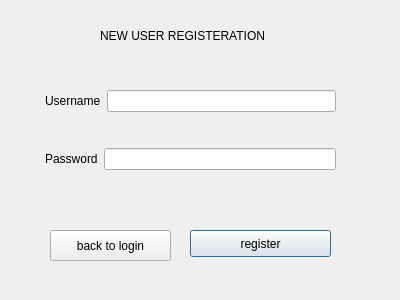
<?xml version="1.0" encoding="UTF-8"?>
<ui version="4.0">
 <class>newuserDialog</class>
 <widget class="QDialog" name="newuserDialog">
  <property name="geometry">
   <rect>
    <x>0</x>
    <y>0</y>
    <width>400</width>
    <height>300</height>
   </rect>
  </property>
  <property name="windowTitle">
   <string>Dialog</string>
  </property>
  <widget class="QLabel" name="label">
   <property name="geometry">
    <rect>
     <x>100</x>
     <y>20</y>
     <width>191</width>
     <height>31</height>
    </rect>
   </property>
   <property name="text">
    <string>NEW USER REGISTERATION</string>
   </property>
  </widget>
  <widget class="QPushButton" name="pushButton_register">
   <property name="geometry">
    <rect>
     <x>190</x>
     <y>230</y>
     <width>141</width>
     <height>27</height>
    </rect>
   </property>
   <property name="text">
    <string>register</string>
   </property>
  </widget>
  <widget class="QWidget" name="layoutWidget">
   <property name="geometry">
    <rect>
     <x>45</x>
     <y>60</y>
     <width>291</width>
     <height>141</height>
    </rect>
   </property>
   <layout class="QVBoxLayout" name="verticalLayout">
    <item>
     <layout class="QHBoxLayout" name="horizontalLayout">
      <item>
       <widget class="QLabel" name="label_user">
        <property name="text">
         <string>Username</string>
        </property>
       </widget>
      </item>
      <item>
       <widget class="QLineEdit" name="lineEdit_NUsername"/>
      </item>
     </layout>
    </item>
    <item>
     <layout class="QHBoxLayout" name="horizontalLayout_2">
      <item>
       <widget class="QLabel" name="label_Password">
        <property name="text">
         <string>Password</string>
        </property>
       </widget>
      </item>
      <item>
       <widget class="QLineEdit" name="lineEdit_NPassword">
        <property name="echoMode">
         <enum>QLineEdit::Password</enum>
        </property>
       </widget>
      </item>
     </layout>
    </item>
   </layout>
  </widget>
  <widget class="QPushButton" name="pushButton">
   <property name="geometry">
    <rect>
     <x>50</x>
     <y>230</y>
     <width>121</width>
     <height>31</height>
    </rect>
   </property>
   <property name="text">
    <string>back to login</string>
   </property>
  </widget>
 </widget>
 <resources/>
 <connections/>
</ui>
